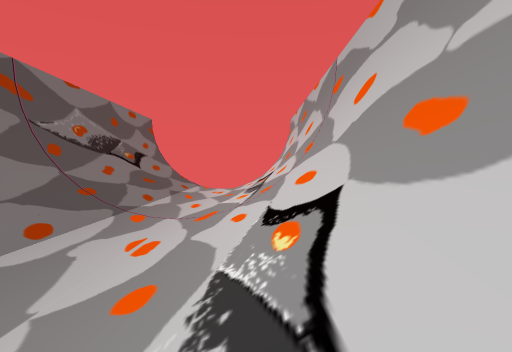
View 1 (above)

16 first-person views from a walk through a scene from a Unity 3-D project. The camera is 1.2 m above the floor, tilts 2° down and sees 80° across. The floor is counted in squares, 2 m on a side. Each view is taken from the middle of a square. On the plan, view 1 faces up. The plan holds only what a view shows up to about 9 squares ahead; the rest is blank. The place goes on beyond the plan. The player character is not drawn. Some surface patterns are stand-ins.

View 2
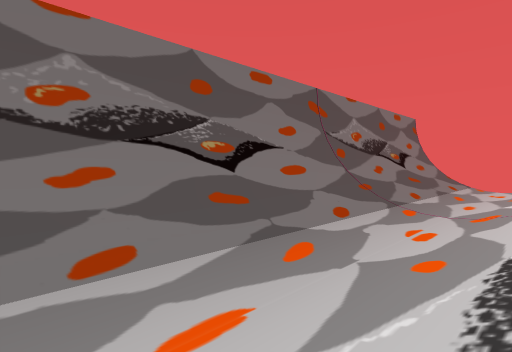

View 3
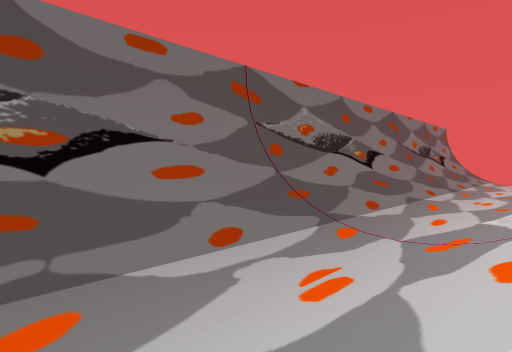

View 4
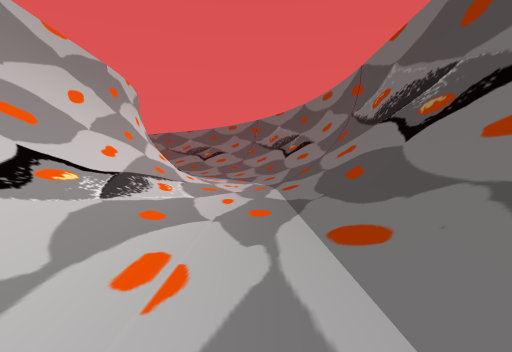

View 5
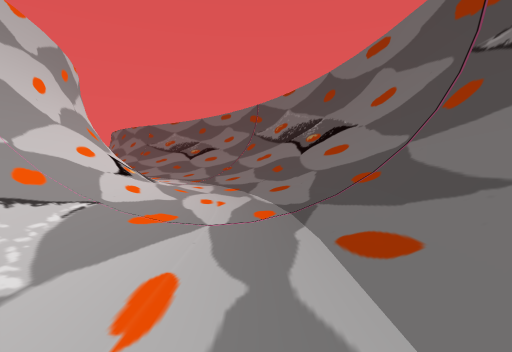

View 6
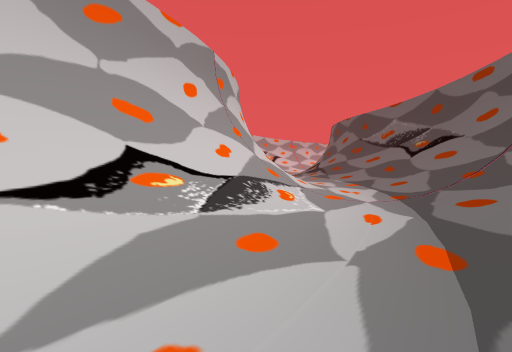

View 7
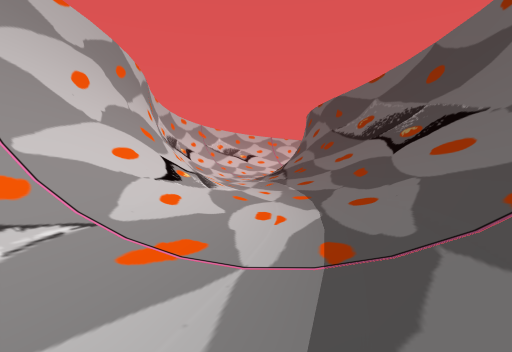

View 8
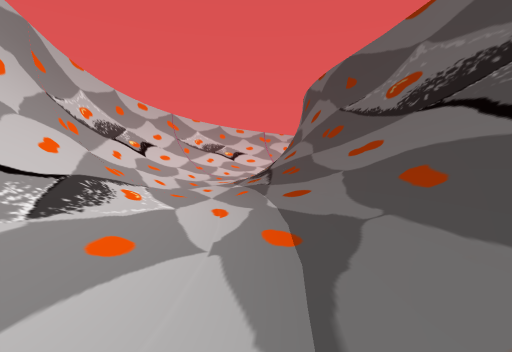

View 9
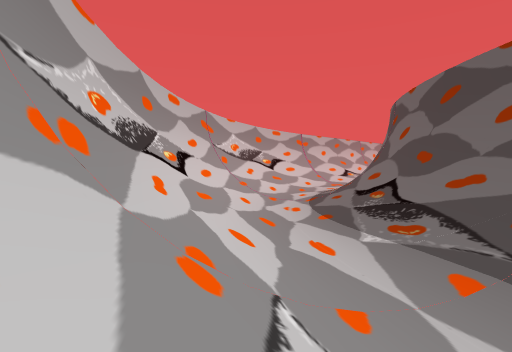

View 10
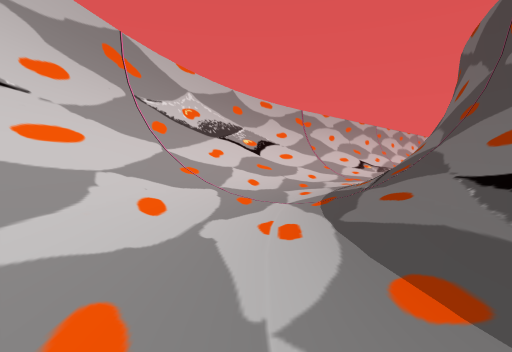

View 11
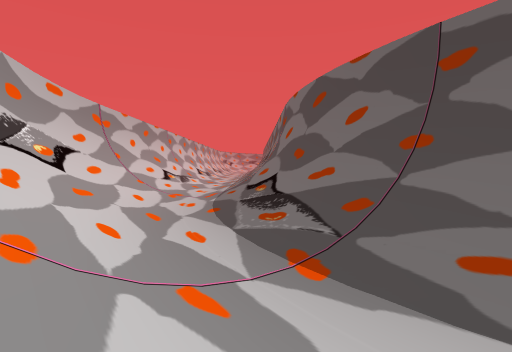

View 12
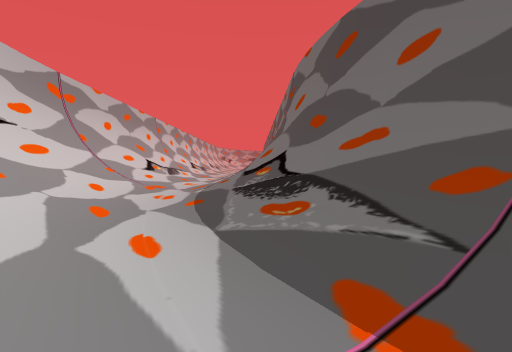

View 13
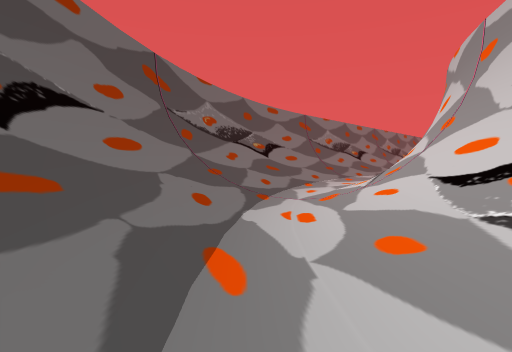

View 14
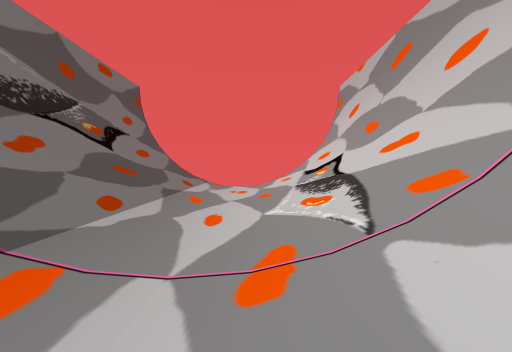

View 15
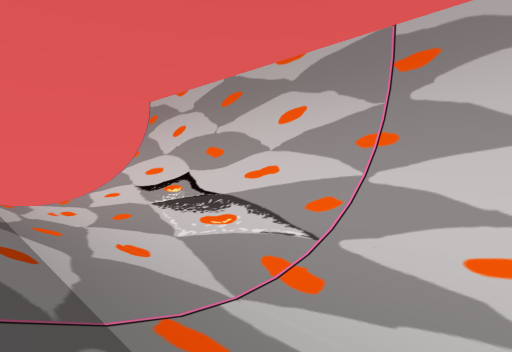

View 16
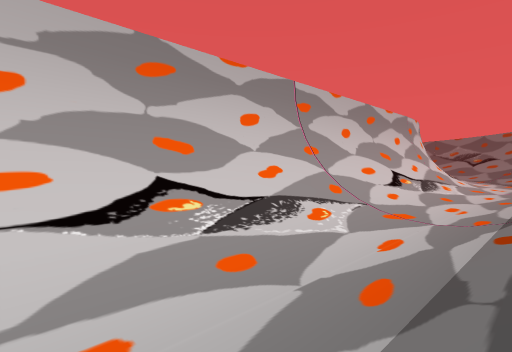

### Floor plan
Key: @ floor where view 1 was taken; # wall or solid block; . main floor; : floor 0.25 m higher than the main floor; / step, stairs or slope.
Columns run from 4 left of view 1 to 16 right of it. Each row starts with its distance up from view 1.
 13 #/../#
 12 #/../#
 11 #/../#
 10 #/../#
  9 #/../#
  8 #/../#
  7 #/../#
  6 #/../#
  5 #/../#
  4 #/../#
  3 #/../#
  2 #/../#
  1 #/../#
  0 #/..@#
 -1 #/../#
 -2 #/../#
 -3 #/../#
 -4 #/../#
 -5 #/../#
 -6 #/../#
 -7 #/../#
 -8 #/../#
 -9 #/../#
-10 #/../#
-11 #/../##
-12 #/:./##
-13 #//.//#
-14 ##/../##
-15  #/..//#
-16  ##/../##
-17   #//.//##
-18   ##/..//##
-19    #//..//###
-20    ##//..///##
-21     ##//...//##
-22      ##///..//##
-23       ###//..//##
-24         ##//..//##
-25          ###/..//#
-26            ##/../##
-27             #//../#
-28             ##/../##
-29              #//.//#
-30              ##/../#
-31               #/../#
-32               #//./##
-33               #//./##
-34               ##/.//#
-35                  .//#

Where each view was taken, in squares from view 1:
view 1: 0 up, 0 right, facing up
view 2: 1 down, 0 right, facing up-left
view 3: 6 down, 0 right, facing up-left
view 4: 2 down, 2 left, facing down
view 5: 6 down, 2 left, facing down
view 6: 11 down, 2 left, facing down-right
view 7: 15 down, 1 left, facing down-right
view 8: 18 down, 1 right, facing down-right
view 9: 19 down, 5 right, facing down-right
view 10: 23 down, 8 right, facing down-right
view 11: 24 down, 11 right, facing down
view 12: 26 down, 11 right, facing down
view 13: 21 down, 4 right, facing up-left
view 14: 4 up, 1 left, facing up
view 15: 4 up, 3 left, facing up-right
view 16: 4 up, 3 left, facing down-right
